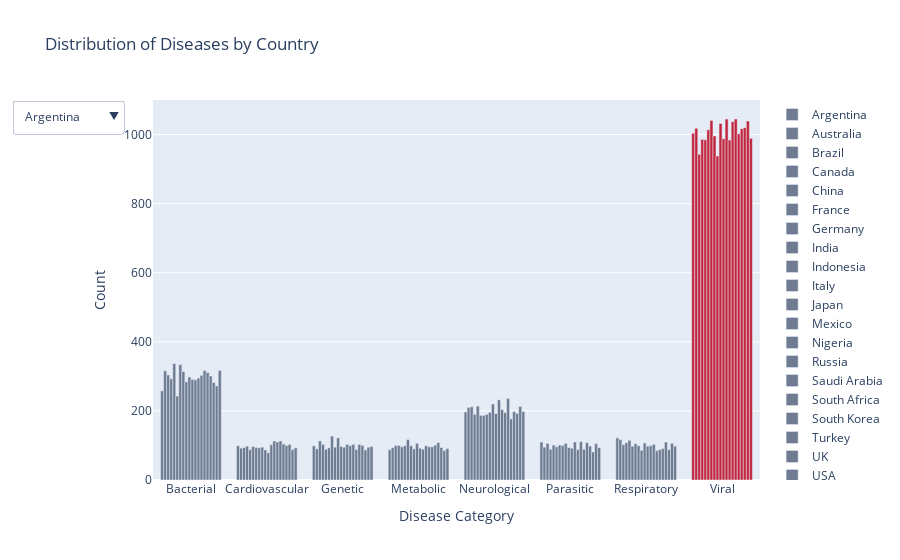

Notebook cell for this chart:
### Markdown cell above
Let's check the distribution of type of diseases in each country:

### Code cell
df_counts = df_24.groupby(['Country', 'Disease Category']).size().reset_index(name='Count')

countries = df_counts['Country'].unique()

fig = go.Figure()

for country in countries:
    df_country = df_counts[df_counts['Country'] == country]
    max_count = df_country['Count'].max()
    colors = [COLOR_HIGHLIGHT if count == max_count else COLOR_PRIMARY  for count in df_country['Count']]
    fig.add_trace(
        go.Bar(
            x=df_country['Disease Category'],
            y=df_country['Count'],
            name=country,
            marker=dict(color=colors)
        )
    )

dropdown_buttons = [
]
for i, country in enumerate(countries):
    visibility = [i == j for j in range(len(countries))]
    dropdown_buttons.append(
        {'label': country, 'method': 'update', 'args': [{'visible': visibility}, {'title': f'Distribution of Diseases in {country}'}]}
    )

fig.update_layout(
    updatemenus=[
        go.layout.Updatemenu(
            active=0,
            buttons=dropdown_buttons,
            direction='down',
            showactive=True,
        )
    ],
    barmode='group',
    title='Distribution of Diseases by Country',
    xaxis_title='Disease Category',
    yaxis_title='Count'
)

fig.show()

### Figure 1 — Plotly figure (JSON) as saved in the notebook; plotly's stock layout.template omitted (floating-point values rounded to 4 significant figures)
{"data": [{"marker": {"color": ["#6e7b91", "#6e7b91", "#6e7b91", "#6e7b91", "#6e7b91", "#6e7b91", "#6e7b91", "#c2253e"]}, "name": "Argentina", "type": "bar", "x": ["Bacterial", "Cardiovascular", "Genetic", "Metabolic", "Neurological", "Parasitic", "Respiratory", "Viral"], "y": [258, 99, 99, 88, 197, 110, 122, 1004]}, {"marker": {"color": ["#6e7b91", "#6e7b91", "#6e7b91", "#6e7b91", "#6e7b91", "#6e7b91", "#6e7b91", "#c2253e"]}, "name": "Australia", "type": "bar", "x": ["Bacterial", "Cardiovascular", "Genetic", "Metabolic", "Neurological", "Parasitic", "Respiratory", "Viral"], "y": [316, 92, 90, 94, 210, 95, 117, 1018]}, {"marker": {"color": ["#6e7b91", "#6e7b91", "#6e7b91", "#6e7b91", "#6e7b91", "#6e7b91", "#6e7b91", "#c2253e"]}, "name": "Brazil", "type": "bar", "x": ["Bacterial", "Cardiovascular", "Genetic", "Metabolic", "Neurological", "Parasitic", "Respiratory", "Viral"], "y": [304, 94, 113, 100, 212, 106, 102, 943]}, {"marker": {"color": ["#6e7b91", "#6e7b91", "#6e7b91", "#6e7b91", "#6e7b91", "#6e7b91", "#6e7b91", "#c2253e"]}, "name": "Canada", "type": "bar", "x": ["Bacterial", "Cardiovascular", "Genetic", "Metabolic", "Neurological", "Parasitic", "Respiratory", "Viral"], "y": [293, 98, 103, 100, 190, 89, 108, 986]}, {"marker": {"color": ["#6e7b91", "#6e7b91", "#6e7b91", "#6e7b91", "#6e7b91", "#6e7b91", "#6e7b91", "#c2253e"]}, "name": "China", "type": "bar", "x": ["Bacterial", "Cardiovascular", "Genetic", "Metabolic", "Neurological", "Parasitic", "Respiratory", "Viral"], "y": [337, 88, 89, 96, 214, 101, 115, 985]}, {"marker": {"color": ["#6e7b91", "#6e7b91", "#6e7b91", "#6e7b91", "#6e7b91", "#6e7b91", "#6e7b91", "#c2253e"]}, "name": "France", "type": "bar", "x": ["Bacterial", "Cardiovascular", "Genetic", "Metabolic", "Neurological", "Parasitic", "Respiratory", "Viral"], "y": [243, 97, 93, 99, 187, 96, 98, 1014]}, {"marker": {"color": ["#6e7b91", "#6e7b91", "#6e7b91", "#6e7b91", "#6e7b91", "#6e7b91", "#6e7b91", "#c2253e"]}, "name": "Germany", "type": "bar", "x": ["Bacterial", "Cardiovascular", "Genetic", "Metabolic", "Neurological", "Parasitic", "Respiratory", "Viral"], "y": [334, 94, 127, 117, 187, 101, 105, 1041]}, {"marker": {"color": ["#6e7b91", "#6e7b91", "#6e7b91", "#6e7b91", "#6e7b91", "#6e7b91", "#6e7b91", "#c2253e"]}, "name": "India", "type": "bar", "x": ["Bacterial", "Cardiovascular", "Genetic", "Metabolic", "Neurological", "Parasitic", "Respiratory", "Viral"], "y": [314, 93, 95, 99, 190, 100, 99, 996]}, {"marker": {"color": ["#6e7b91", "#6e7b91", "#6e7b91", "#6e7b91", "#6e7b91", "#6e7b91", "#6e7b91", "#c2253e"]}, "name": "Indonesia", "type": "bar", "x": ["Bacterial", "Cardiovascular", "Genetic", "Metabolic", "Neurological", "Parasitic", "Respiratory", "Viral"], "y": [284, 95, 122, 90, 196, 106, 86, 938]}, {"marker": {"color": ["#6e7b91", "#6e7b91", "#6e7b91", "#6e7b91", "#6e7b91", "#6e7b91", "#6e7b91", "#c2253e"]}, "name": "Italy", "type": "bar", "x": ["Bacterial", "Cardiovascular", "Genetic", "Metabolic", "Neurological", "Parasitic", "Respiratory", "Viral"], "y": [298, 87, 97, 106, 220, 94, 107, 1032]}, {"marker": {"color": ["#6e7b91", "#6e7b91", "#6e7b91", "#6e7b91", "#6e7b91", "#6e7b91", "#6e7b91", "#c2253e"]}, "name": "Japan", "type": "bar", "x": ["Bacterial", "Cardiovascular", "Genetic", "Metabolic", "Neurological", "Parasitic", "Respiratory", "Viral"], "y": [291, 79, 95, 92, 192, 92, 98, 988]}, {"marker": {"color": ["#6e7b91", "#6e7b91", "#6e7b91", "#6e7b91", "#6e7b91", "#6e7b91", "#6e7b91", "#c2253e"]}, "name": "Mexico", "type": "bar", "x": ["Bacterial", "Cardiovascular", "Genetic", "Metabolic", "Neurological", "Parasitic", "Respiratory", "Viral"], "y": [290, 102, 103, 89, 232, 110, 99, 1045]}, {"marker": {"color": ["#6e7b91", "#6e7b91", "#6e7b91", "#6e7b91", "#6e7b91", "#6e7b91", "#6e7b91", "#c2253e"]}, "name": "Nigeria", "type": "bar", "x": ["Bacterial", "Cardiovascular", "Genetic", "Metabolic", "Neurological", "Parasitic", "Respiratory", "Viral"], "y": [295, 113, 99, 99, 204, 88, 103, 984]}, {"marker": {"color": ["#6e7b91", "#6e7b91", "#6e7b91", "#6e7b91", "#6e7b91", "#6e7b91", "#6e7b91", "#c2253e"]}, "name": "Russia", "type": "bar", "x": ["Bacterial", "Cardiovascular", "Genetic", "Metabolic", "Neurological", "Parasitic", "Respiratory", "Viral"], "y": [303, 110, 103, 96, 195, 111, 85, 1037]}, {"marker": {"color": ["#6e7b91", "#6e7b91", "#6e7b91", "#6e7b91", "#6e7b91", "#6e7b91", "#6e7b91", "#c2253e"]}, "name": "Saudi Arabia", "type": "bar", "x": ["Bacterial", "Cardiovascular", "Genetic", "Metabolic", "Neurological", "Parasitic", "Respiratory", "Viral"], "y": [317, 113, 88, 96, 236, 89, 88, 1045]}, {"marker": {"color": ["#6e7b91", "#6e7b91", "#6e7b91", "#6e7b91", "#6e7b91", "#6e7b91", "#6e7b91", "#c2253e"]}, "name": "South Africa", "type": "bar", "x": ["Bacterial", "Cardiovascular", "Genetic", "Metabolic", "Neurological", "Parasitic", "Respiratory", "Viral"], "y": [311, 104, 103, 101, 177, 108, 91, 1002]}, {"marker": {"color": ["#6e7b91", "#6e7b91", "#6e7b91", "#6e7b91", "#6e7b91", "#6e7b91", "#6e7b91", "#c2253e"]}, "name": "South Korea", "type": "bar", "x": ["Bacterial", "Cardiovascular", "Genetic", "Metabolic", "Neurological", "Parasitic", "Respiratory", "Viral"], "y": [301, 100, 100, 108, 198, 98, 110, 1017]}, {"marker": {"color": ["#6e7b91", "#6e7b91", "#6e7b91", "#6e7b91", "#6e7b91", "#6e7b91", "#6e7b91", "#c2253e"]}, "name": "Turkey", "type": "bar", "x": ["Bacterial", "Cardiovascular", "Genetic", "Metabolic", "Neurological", "Parasitic", "Respiratory", "Viral"], "y": [282, 103, 87, 94, 193, 81, 88, 1020]}, {"marker": {"color": ["#6e7b91", "#6e7b91", "#6e7b91", "#6e7b91", "#6e7b91", "#6e7b91", "#6e7b91", "#c2253e"]}, "name": "UK", "type": "bar", "x": ["Bacterial", "Cardiovascular", "Genetic", "Metabolic", "Neurological", "Parasitic", "Respiratory", "Viral"], "y": [272, 88, 95, 85, 213, 105, 106, 1039]}, {"marker": {"color": ["#6e7b91", "#6e7b91", "#6e7b91", "#6e7b91", "#6e7b91", "#6e7b91", "#6e7b91", "#c2253e"]}, "name": "USA", "type": "bar", "x": ["Bacterial", "Cardiovascular", "Genetic", "Metabolic", "Neurological", "Parasitic", "Respiratory", "Viral"], "y": [317, 93, 97, 91, 198, 94, 98, 989]}], "layout": {"barmode": "group", "title": {"text": "Distribution of Diseases by Country"}, "updatemenus": [{"active": 0, "buttons": [{"args": [{"visible": [true, false, false, false, false, false, false, false, false, false, false, false, false, false, false, false, false, false, false, false]}, {"title": "Distribution of Diseases in Argentina"}], "label": "Argentina", "method": "update"}, {"args": [{"visible": [false, true, false, false, false, false, false, false, false, false, false, false, false, false, false, false, false, false, false, false]}, {"title": "Distribution of Diseases in Australia"}], "label": "Australia", "method": "update"}, {"args": [{"visible": [false, false, true, false, false, false, false, false, false, false, false, false, false, false, false, false, false, false, false, false]}, {"title": "Distribution of Diseases in Brazil"}], "label": "Brazil", "method": "update"}, {"args": [{"visible": [false, false, false, true, false, false, false, false, false, false, false, false, false, false, false, false, false, false, false, false]}, {"title": "Distribution of Diseases in Canada"}], "label": "Canada", "method": "update"}, {"args": [{"visible": [false, false, false, false, true, false, false, false, false, false, false, false, false, false, false, false, false, false, false, false]}, {"title": "Distribution of Diseases in China"}], "label": "China", "method": "update"}, {"args": [{"visible": [false, false, false, false, false, true, false, false, false, false, false, false, false, false, false, false, false, false, false, false]}, {"title": "Distribution of Diseases in France"}], "label": "France", "method": "update"}, {"args": [{"visible": [false, false, false, false, false, false, true, false, false, false, false, false, false, false, false, false, false, false, false, false]}, {"title": "Distribution of Diseases in Germany"}], "label": "Germany", "method": "update"}, {"args": [{"visible": [false, false, false, false, false, false, false, true, false, false, false, false, false, false, false, false, false, false, false, false]}, {"title": "Distribution of Diseases in India"}], "label": "India", "method": "update"}, {"args": [{"visible": [false, false, false, false, false, false, false, false, true, false, false, false, false, false, false, false, false, false, false, false]}, {"title": "Distribution of Diseases in Indonesia"}], "label": "Indonesia", "method": "update"}, {"args": [{"visible": [false, false, false, false, false, false, false, false, false, true, false, false, false, false, false, false, false, false, false, false]}, {"title": "Distribution of Diseases in Italy"}], "label": "Italy", "method": "update"}, {"args": [{"visible": [false, false, false, false, false, false, false, false, false, false, true, false, false, false, false, false, false, false, false, false]}, {"title": "Distribution of Diseases in Japan"}], "label": "Japan", "method": "update"}, {"args": [{"visible": [false, false, false, false, false, false, false, false, false, false, false, true, false, false, false, false, false, false, false, false]}, {"title": "Distribution of Diseases in Mexico"}], "label": "Mexico", "method": "update"}, {"args": [{"visible": [false, false, false, false, false, false, false, false, false, false, false, false, true, false, false, false, false, false, false, false]}, {"title": "Distribution of Diseases in Nigeria"}], "label": "Nigeria", "method": "update"}, {"args": [{"visible": [false, false, false, false, false, false, false, false, false, false, false, false, false, true, false, false, false, false, false, false]}, {"title": "Distribution of Diseases in Russia"}], "label": "Russia", "method": "update"}, {"args": [{"visible": [false, false, false, false, false, false, false, false, false, false, false, false, false, false, true, false, false, false, false, false]}, {"title": "Distribution of Diseases in Saudi Arabia"}], "label": "Saudi Arabia", "method": "update"}, {"args": [{"visible": [false, false, false, false, false, false, false, false, false, false, false, false, false, false, false, true, false, false, false, false]}, {"title": "Distribution of Diseases in South Africa"}], "label": "South Africa", "method": "update"}, {"args": [{"visible": [false, false, false, false, false, false, false, false, false, false, false, false, false, false, false, false, true, false, false, false]}, {"title": "Distribution of Diseases in South Korea"}], "label": "South Korea", "method": "update"}, {"args": [{"visible": [false, false, false, false, false, false, false, false, false, false, false, false, false, false, false, false, false, true, false, false]}, {"title": "Distribution of Diseases in Turkey"}], "label": "Turkey", "method": "update"}, {"args": [{"visible": [false, false, false, false, false, false, false, false, false, false, false, false, false, false, false, false, false, false, true, false]}, {"title": "Distribution of Diseases in UK"}], "label": "UK", "method": "update"}, {"args": [{"visible": [false, false, false, false, false, false, false, false, false, false, false, false, false, false, false, false, false, false, false, true]}, {"title": "Distribution of Diseases in USA"}], "label": "USA", "method": "update"}], "direction": "down", "showactive": true}], "xaxis": {"title": {"text": "Disease Category"}}, "yaxis": {"title": {"text": "Count"}}}}
